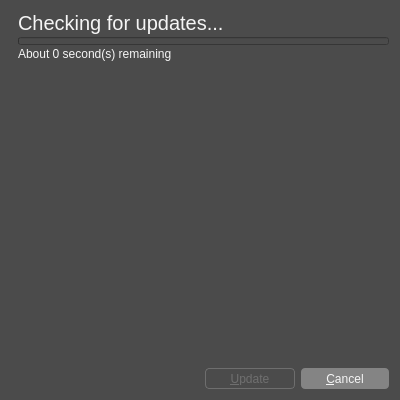
<?xml version="1.0" encoding="UTF-8"?>
<ui version="4.0">
 <class>UpdateDialog</class>
 <widget class="QDialog" name="UpdateDialog">
  <property name="geometry">
   <rect>
    <x>0</x>
    <y>0</y>
    <width>400</width>
    <height>400</height>
   </rect>
  </property>
  <property name="windowTitle">
   <string>Check for Updates</string>
  </property>
  <property name="styleSheet">
   <string notr="true">QWidget {
  font: 12px &quot;Noto Sans&quot;, &quot;FreeSans&quot;;
  background: #4B4B4B;
  color: whitesmoke;
}

/* QPushButton */

QPushButton {
  background: #848484;
  border: none;
  border-radius: 4px;
  color: whitesmoke;
  min-width: 76px;
  min-height: 15px;
  padding: 3px 6px;
}
QPushButton:focus {
  border: 1px solid #D6D6D6;
  outline: none;
}
QPushButton:pressed {
  background: #676767;
}
QPushButton:disabled {
  background: transparent;
  border: 1px solid #6E6E6E;
  color: #6F6F6F;
}

/* QScrollBar */

QScrollBar:vertical {
  padding-left: 1px;
  width: 6px;
}
QScrollBar::handle:vertical {
  background: #A0A0A0;
  border-radius: 2px;
  min-height: 10px;
}
QScrollBar::add-line:vertical,
QScrollBar::sub-line:vertical {
  border: none;
}
QScrollBar::add-page:vertical,
QScrollBar::sub-page:vertical  {
  background: #4B4B4B;
  margin: 0 2px;
}
QScrollBar::up-arrow:vertical,
QScrollBar::down-arrow:vertical {
  background: transparent;
}

QScrollBar:horizontal {
  height: 6px;
  padding-top: 1px;
}
QScrollBar::handle:horizontal {
  background: #A0A0A0;
  border-radius: 2px;
  min-width: 10px;
}
QScrollBar::add-line:horizontal,
QScrollBar::sub-line:horizontal {
  border: none;
}
QScrollBar::add-page:horizontal,
QScrollBar::sub-page:horizontal {
  background: #4B4B4B;
  margin: 2px 0;
}
QScrollBar::left-arrow:horizontal,
QScrollBar::right-arrow:horizontal {
  background: transparent;
}</string>
  </property>
  <layout class="QVBoxLayout" name="verticalLayout_2">
   <item>
    <layout class="QHBoxLayout" name="horizontalLayout_2">
     <property name="spacing">
      <number>0</number>
     </property>
     <item>
      <widget class="QLabel" name="updateImg">
       <property name="sizePolicy">
        <sizepolicy hsizetype="Fixed" vsizetype="Fixed">
         <horstretch>0</horstretch>
         <verstretch>0</verstretch>
        </sizepolicy>
       </property>
       <property name="pixmap">
        <pixmap resource="../rsclist.qrc">:/img/download.svg</pixmap>
       </property>
      </widget>
     </item>
     <item>
      <layout class="QVBoxLayout" name="verticalLayout">
       <property name="spacing">
        <number>2</number>
       </property>
       <item>
        <widget class="QLabel" name="updateLabel">
         <property name="sizePolicy">
          <sizepolicy hsizetype="Preferred" vsizetype="Preferred">
           <horstretch>0</horstretch>
           <verstretch>1</verstretch>
          </sizepolicy>
         </property>
         <property name="styleSheet">
          <string notr="true">#updateLabel {
	font-size: 20px;
}</string>
         </property>
         <property name="text">
          <string>&lt;html&gt;&lt;head/&gt;&lt;body&gt;&lt;p&gt;Checking for updates...&lt;/p&gt;&lt;/body&gt;&lt;/html&gt;</string>
         </property>
        </widget>
       </item>
       <item>
        <widget class="QProgressBar" name="progressBar">
         <property name="maximumSize">
          <size>
           <width>16777215</width>
           <height>8</height>
          </size>
         </property>
         <property name="value">
          <number>0</number>
         </property>
         <property name="textVisible">
          <bool>false</bool>
         </property>
        </widget>
       </item>
       <item>
        <widget class="QLabel" name="timeRemainingLabel">
         <property name="text">
          <string>About 0 second(s) remaining</string>
         </property>
        </widget>
       </item>
      </layout>
     </item>
    </layout>
   </item>
   <item>
    <widget class="QPlainTextEdit" name="plainTextEdit">
     <property name="frameShape">
      <enum>QFrame::NoFrame</enum>
     </property>
     <property name="undoRedoEnabled">
      <bool>false</bool>
     </property>
     <property name="readOnly">
      <bool>true</bool>
     </property>
    </widget>
   </item>
   <item>
    <layout class="QHBoxLayout" name="horizontalLayout">
     <item>
      <spacer name="horizontalSpacer">
       <property name="orientation">
        <enum>Qt::Horizontal</enum>
       </property>
       <property name="sizeHint" stdset="0">
        <size>
         <width>40</width>
         <height>20</height>
        </size>
       </property>
      </spacer>
     </item>
     <item>
      <widget class="QPushButton" name="updateButton">
       <property name="enabled">
        <bool>false</bool>
       </property>
       <property name="sizePolicy">
        <sizepolicy hsizetype="Fixed" vsizetype="Fixed">
         <horstretch>0</horstretch>
         <verstretch>0</verstretch>
        </sizepolicy>
       </property>
       <property name="text">
        <string>&amp;Update</string>
       </property>
       <property name="autoDefault">
        <bool>false</bool>
       </property>
       <property name="default">
        <bool>true</bool>
       </property>
      </widget>
     </item>
     <item>
      <widget class="QPushButton" name="cancelButton">
       <property name="sizePolicy">
        <sizepolicy hsizetype="Fixed" vsizetype="Fixed">
         <horstretch>0</horstretch>
         <verstretch>0</verstretch>
        </sizepolicy>
       </property>
       <property name="text">
        <string>&amp;Cancel</string>
       </property>
       <property name="autoDefault">
        <bool>false</bool>
       </property>
      </widget>
     </item>
    </layout>
   </item>
  </layout>
 </widget>
 <tabstops>
  <tabstop>updateButton</tabstop>
  <tabstop>cancelButton</tabstop>
  <tabstop>plainTextEdit</tabstop>
 </tabstops>
 <resources>
  <include location="../rsclist.qrc"/>
 </resources>
 <connections/>
</ui>
